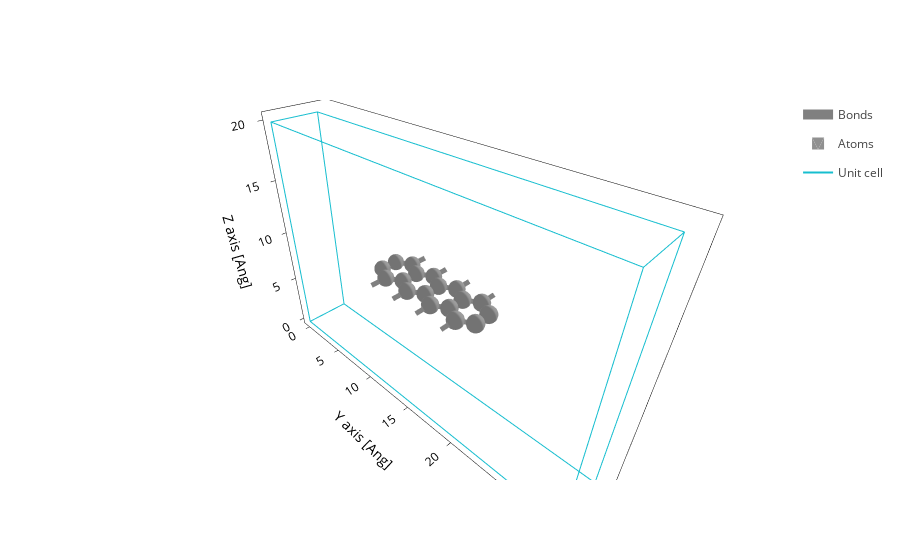

The cell this chart's notebook holds for it:
### Markdown cell above
Asking for three axes would bring us back to the 3D representation:

### Code cell
plot.update_inputs(axes="xyz")

### Figure 1 — Plotly figure (JSON) as saved in the notebook; plotly's stock layout.template omitted (floating-point values rounded to 4 significant figures; data arrays with more than 128 entries replaced by an {"elided": "..."} marker saying what was removed)
{"data": [{"line": {"color": "gray", "width": 10.0}, "meta": {}, "mode": "lines", "name": "Bonds", "opacity": 1.0, "type": "scatter3d", "x": {"elided": "609 float values"}, "y": {"elided": "609 float values"}, "z": {"elided": "609 float values"}}, {"alphahull": 0, "color": "#909090", "hovertemplate": "%{meta.position}", "legendgroup": "Atoms", "meta": {"meta": {"Atoms_i": 0}, "position": "(0.00, 11.23, 10.00)"}, "name": "Atoms", "opacity": 1.0, "showlegend": true, "showscale": false, "type": "mesh3d", "x": {"elided": "225 float values"}, "y": {"elided": "225 float values"}, "z": {"elided": "225 float values"}}, {"alphahull": 0, "color": "#909090", "hovertemplate": "%{meta.position}", "legendgroup": "Atoms", "meta": {"meta": {"Atoms_i": 1}, "position": "(0.00, 13.69, 10.00)"}, "name": "Atoms", "opacity": 1.0, "showlegend": false, "showscale": false, "type": "mesh3d", "x": {"elided": "225 float values"}, "y": {"elided": "225 float values"}, "z": {"elided": "225 float values"}}, {"alphahull": 0, "color": "#909090", "hovertemplate": "%{meta.position}", "legendgroup": "Atoms", "meta": {"meta": {"Atoms_i": 2}, "position": "(0.00, 16.15, 10.00)"}, "name": "Atoms", "opacity": 1.0, "showlegend": false, "showscale": false, "type": "mesh3d", "x": {"elided": "225 float values"}, "y": {"elided": "225 float values"}, "z": {"elided": "225 float values"}}, {"alphahull": 0, "color": "#909090", "hovertemplate": "%{meta.position}", "legendgroup": "Atoms", "meta": {"meta": {"Atoms_i": 3}, "position": "(0.00, 18.61, 10.00)"}, "name": "Atoms", "opacity": 1.0, "showlegend": false, "showscale": false, "type": "mesh3d", "x": {"elided": "225 float values"}, "y": {"elided": "225 float values"}, "z": {"elided": "225 float values"}}, {"alphahull": 0, "color": "#909090", "hovertemplate": "%{meta.position}", "legendgroup": "Atoms", "meta": {"meta": {"Atoms_i": 4}, "position": "(0.71, 10.00, 10.00)"}, "name": "Atoms", "opacity": 1.0, "showlegend": false, "showscale": false, "type": "mesh3d", "x": {"elided": "225 float values"}, "y": {"elided": "225 float values"}, "z": {"elided": "225 float values"}}, {"alphahull": 0, "color": "#909090", "hovertemplate": "%{meta.position}", "legendgroup": "Atoms", "meta": {"meta": {"Atoms_i": 5}, "position": "(0.71, 12.46, 10.00)"}, "name": "Atoms", "opacity": 1.0, "showlegend": false, "showscale": false, "type": "mesh3d", "x": {"elided": "225 float values"}, "y": {"elided": "225 float values"}, "z": {"elided": "225 float values"}}, {"alphahull": 0, "color": "#909090", "hovertemplate": "%{meta.position}", "legendgroup": "Atoms", "meta": {"meta": {"Atoms_i": 6}, "position": "(0.71, 14.92, 10.00)"}, "name": "Atoms", "opacity": 1.0, "showlegend": false, "showscale": false, "type": "mesh3d", "x": {"elided": "225 float values"}, "y": {"elided": "225 float values"}, "z": {"elided": "225 float values"}}, {"alphahull": 0, "color": "#909090", "hovertemplate": "%{meta.position}", "legendgroup": "Atoms", "meta": {"meta": {"Atoms_i": 7}, "position": "(0.71, 17.38, 10.00)"}, "name": "Atoms", "opacity": 1.0, "showlegend": false, "showscale": false, "type": "mesh3d", "x": {"elided": "225 float values"}, "y": {"elided": "225 float values"}, "z": {"elided": "225 float values"}}, {"alphahull": 0, "color": "#909090", "hovertemplate": "%{meta.position}", "legendgroup": "Atoms", "meta": {"meta": {"Atoms_i": 8}, "position": "(0.71, 19.84, 10.00)"}, "name": "Atoms", "opacity": 1.0, "showlegend": false, "showscale": false, "type": "mesh3d", "x": {"elided": "225 float values"}, "y": {"elided": "225 float values"}, "z": {"elided": "225 float values"}}, {"alphahull": 0, "color": "#909090", "hovertemplate": "%{meta.position}", "legendgroup": "Atoms", "meta": {"meta": {"Atoms_i": 9}, "position": "(2.13, 10.00, 10.00)"}, "name": "Atoms", "opacity": 1.0, "showlegend": false, "showscale": false, "type": "mesh3d", "x": {"elided": "225 float values"}, "y": {"elided": "225 float values"}, "z": {"elided": "225 float values"}}, {"alphahull": 0, "color": "#909090", "hovertemplate": "%{meta.position}", "legendgroup": "Atoms", "meta": {"meta": {"Atoms_i": 10}, "position": "(2.13, 12.46, 10.00)"}, "name": "Atoms", "opacity": 1.0, "showlegend": false, "showscale": false, "type": "mesh3d", "x": {"elided": "225 float values"}, "y": {"elided": "225 float values"}, "z": {"elided": "225 float values"}}, {"alphahull": 0, "color": "#909090", "hovertemplate": "%{meta.position}", "legendgroup": "Atoms", "meta": {"meta": {"Atoms_i": 11}, "position": "(2.13, 14.92, 10.00)"}, "name": "Atoms", "opacity": 1.0, "showlegend": false, "showscale": false, "type": "mesh3d", "x": {"elided": "225 float values"}, "y": {"elided": "225 float values"}, "z": {"elided": "225 float values"}}, {"alphahull": 0, "color": "#909090", "hovertemplate": "%{meta.position}", "legendgroup": "Atoms", "meta": {"meta": {"Atoms_i": 12}, "position": "(2.13, 17.38, 10.00)"}, "name": "Atoms", "opacity": 1.0, "showlegend": false, "showscale": false, "type": "mesh3d", "x": {"elided": "225 float values"}, "y": {"elided": "225 float values"}, "z": {"elided": "225 float values"}}, {"alphahull": 0, "color": "#909090", "hovertemplate": "%{meta.position}", "legendgroup": "Atoms", "meta": {"meta": {"Atoms_i": 13}, "position": "(2.13, 19.84, 10.00)"}, "name": "Atoms", "opacity": 1.0, "showlegend": false, "showscale": false, "type": "mesh3d", "x": {"elided": "225 float values"}, "y": {"elided": "225 float values"}, "z": {"elided": "225 float values"}}, {"alphahull": 0, "color": "#909090", "hovertemplate": "%{meta.position}", "legendgroup": "Atoms", "meta": {"meta": {"Atoms_i": 14}, "position": "(2.84, 11.23, 10.00)"}, "name": "Atoms", "opacity": 1.0, "showlegend": false, "showscale": false, "type": "mesh3d", "x": {"elided": "225 float values"}, "y": {"elided": "225 float values"}, "z": {"elided": "225 float values"}}, {"alphahull": 0, "color": "#909090", "hovertemplate": "%{meta.position}", "legendgroup": "Atoms", "meta": {"meta": {"Atoms_i": 15}, "position": "(2.84, 13.69, 10.00)"}, "name": "Atoms", "opacity": 1.0, "showlegend": false, "showscale": false, "type": "mesh3d", "x": {"elided": "225 float values"}, "y": {"elided": "225 float values"}, "z": {"elided": "225 float values"}}, {"alphahull": 0, "color": "#909090", "hovertemplate": "%{meta.position}", "legendgroup": "Atoms", "meta": {"meta": {"Atoms_i": 16}, "position": "(2.84, 16.15, 10.00)"}, "name": "Atoms", "opacity": 1.0, "showlegend": false, "showscale": false, "type": "mesh3d", "x": {"elided": "225 float values"}, "y": {"elided": "225 float values"}, "z": {"elided": "225 float values"}}, {"alphahull": 0, "color": "#909090", "hovertemplate": "%{meta.position}", "legendgroup": "Atoms", "meta": {"meta": {"Atoms_i": 17}, "position": "(2.84, 18.61, 10.00)"}, "name": "Atoms", "opacity": 1.0, "showlegend": false, "showscale": false, "type": "mesh3d", "x": {"elided": "225 float values"}, "y": {"elided": "225 float values"}, "z": {"elided": "225 float values"}}, {"meta": {}, "mode": "lines", "name": "Unit cell", "type": "scatter3d", "x": [0.0, 0.0, 4.26, 4.26, 0.0, 0.0, NaN, 0.0, 0.0, 0.0, 4.26, 4.26, 0.0, NaN, 4.26, 4.26, NaN, 4.26, 4.26], "y": [0.0, 29.84, 29.84, 29.84, 29.84, 29.84, NaN, 29.84, 0.0, 0.0, 0.0, 0.0, 0.0, NaN, 29.84, 0.0, NaN, 29.84, 0.0], "z": [0.0, 0.0, 0.0, 20.0, 20.0, 0.0, NaN, 20.0, 20.0, 0.0, 0.0, 20.0, 20.0, NaN, 0.0, 0.0, NaN, 20.0, 20.0]}], "layout": {"scene": {"aspectmode": "data", "xaxis": {"title": {"text": "X axis [Ang]"}}, "yaxis": {"title": {"text": "Y axis [Ang]"}}, "zaxis": {"title": {"text": "Z axis [Ang]"}}}, "xaxis": {"scaleanchor": "y", "scaleratio": 1, "title": {"text": "X axis [Ang]"}}, "yaxis": {"title": {"text": "Y axis [Ang]"}}}}
